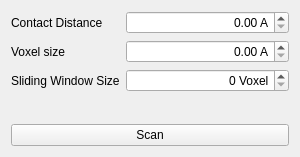
<?xml version="1.0" encoding="UTF-8"?>
<ui version="4.0">
 <class>SEProteinScannerAppGUIClass</class>
 <widget class="QWidget" name="SEProteinScannerAppGUIClass">
  <property name="geometry">
   <rect>
    <x>0</x>
    <y>0</y>
    <width>300</width>
    <height>157</height>
   </rect>
  </property>
  <property name="minimumSize">
   <size>
    <width>300</width>
    <height>100</height>
   </size>
  </property>
  <property name="windowTitle">
   <string/>
  </property>
  <layout class="QVBoxLayout" name="verticalLayout">
   <item>
    <layout class="QFormLayout" name="formLayout">
     <item row="0" column="0">
      <widget class="QLabel" name="label">
       <property name="text">
        <string>Contact Distance</string>
       </property>
      </widget>
     </item>
     <item row="0" column="1">
      <widget class="QDoubleSpinBox" name="doubleSpinBoxContactDistance">
       <property name="alignment">
        <set>Qt::AlignRight|Qt::AlignTrailing|Qt::AlignVCenter</set>
       </property>
       <property name="suffix">
        <string> A</string>
       </property>
      </widget>
     </item>
     <item row="1" column="1">
      <widget class="QDoubleSpinBox" name="doubleSpinBoxVoxelSize">
       <property name="alignment">
        <set>Qt::AlignRight|Qt::AlignTrailing|Qt::AlignVCenter</set>
       </property>
       <property name="suffix">
        <string> A</string>
       </property>
      </widget>
     </item>
     <item row="2" column="0">
      <widget class="QLabel" name="label_3">
       <property name="text">
        <string>Sliding Window Size</string>
       </property>
      </widget>
     </item>
     <item row="2" column="1">
      <widget class="QSpinBox" name="spinBoxWindowSize">
       <property name="alignment">
        <set>Qt::AlignRight|Qt::AlignTrailing|Qt::AlignVCenter</set>
       </property>
       <property name="suffix">
        <string> Voxel</string>
       </property>
      </widget>
     </item>
     <item row="1" column="0">
      <widget class="QLabel" name="label_2">
       <property name="text">
        <string>Voxel size</string>
       </property>
      </widget>
     </item>
    </layout>
   </item>
   <item>
    <widget class="QPushButton" name="pushButton">
     <property name="text">
      <string>Scan</string>
     </property>
    </widget>
   </item>
  </layout>
 </widget>
 <resources/>
 <connections>
  <connection>
   <sender>pushButton</sender>
   <signal>clicked()</signal>
   <receiver>SEProteinScannerAppGUIClass</receiver>
   <slot>onScan()</slot>
   <hints>
    <hint type="sourcelabel">
     <x>186</x>
     <y>128</y>
    </hint>
    <hint type="destinationlabel">
     <x>227</x>
     <y>151</y>
    </hint>
   </hints>
  </connection>
 </connections>
 <slots>
  <slot>onScan()</slot>
 </slots>
</ui>
